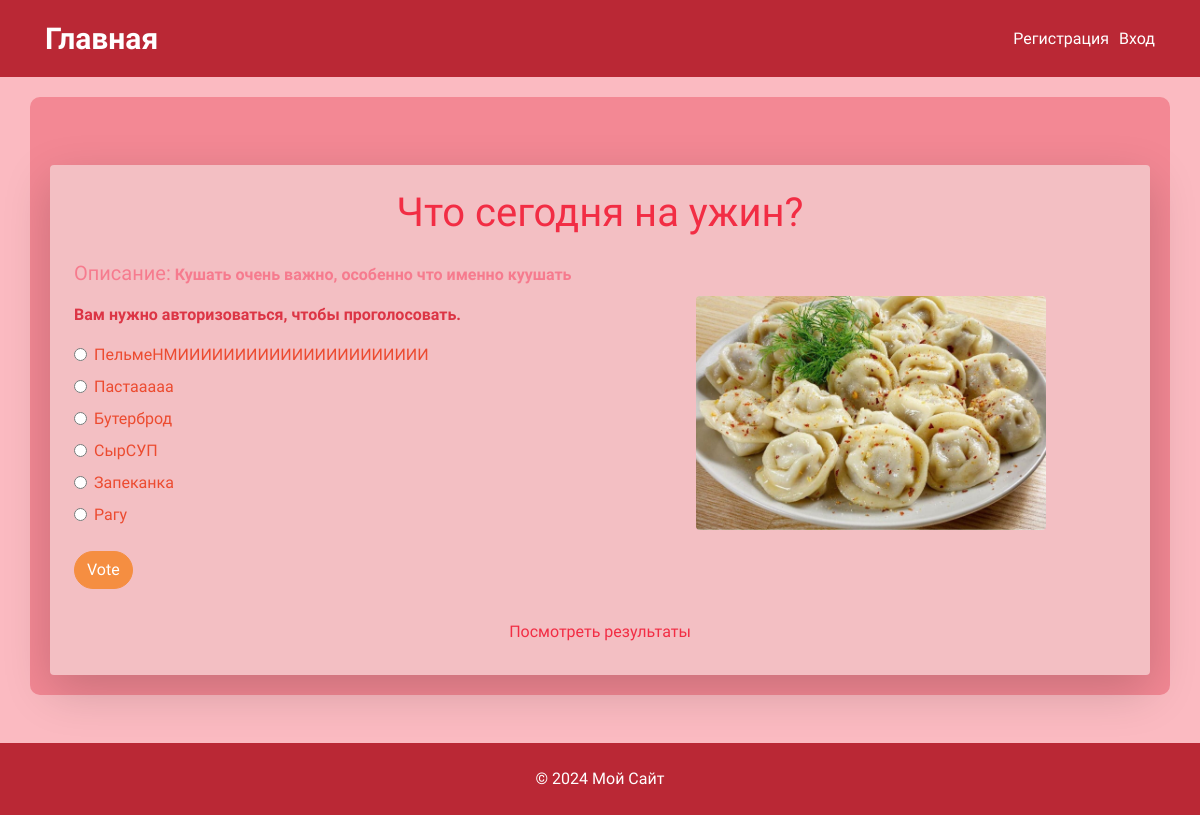
/polls/3/vote/, run on the app's committed database.
### polls/models.py (models this page shows, shortened)
class Question(models.Model):
    text = models.CharField("Вопрос",max_length=200)
    pub_date = models.DateTimeField('Дата публикации')
    short_description = models.CharField(max_length=250, null=True)
    description = models.TextField(null=True)
    image = models.ImageField(upload_to='polls/questions', blank=True)
    votes = models.IntegerField(default=0, blank=True)
    voted_by = models.ManyToManyField(User, related_name='voted_questions', blank=True)

class Choice(models.Model):
    question = models.ForeignKey(Question, on_delete=models.CASCADE)
    text = models.CharField("Вариант ответа",max_length=250)
    votes = models.IntegerField("Голоса",default=0)

### polls/views.py (the view, shortened to what this page needs)
# urls.py: path('<int:question_id>/vote/', views.vote, name='vote'),
def vote(request, question_id):
    question = get_object_or_404(Question, pk=question_id)
    if not request.user.is_authenticated:
        return render(request, 'polls/detail.html', {
            'question': question,
            'error_message': 'Вам нужно авторизоваться, чтобы проголосовать.',
        })

### polls/templates/polls/detail.html (shortened to what this page needs)
{% extends 'polls/base.html' %}
{% block content %}
<div class="container mt-5 p-4 rounded shadow-lg" style="background-color: #F3BFC3;">
    <form action="{% url 'polls:vote' question.id %}" method="post">
        <h1 class="mb-4 text-center" style="color: #F22D44;">{{ question.text }}</h1>
        <div class="row align-items-center">
            <div class="col-md-6">
                <p style="color: #f67b8e; font-weight: bold;">
                    <span class="h5">Описание:</span> {{ question.description }}
                </p>
                {% if error_message %}
                    <p class="text-danger"><b>{{ error_message }}</b></p>
                {% endif %}
                {% for choice in question.choice_set.all %}
                    <div class="form-check mb-2">
                        <input class="form-check-input" type="radio" name="choice" id="choice{{ forloop.counter }}" value="{{ choice.id }}">
                        <label class="form-check-label" for="choice{{ forloop.counter }}" style="color: #EC4B30;">
                            {{ choice.text }}
                        </label>
                    </div>
                {% endfor %}
                <button type="submit" class="btn btn-primary mt-3" style="background-color: #F58E41; border-color: #F58E41; border-radius: 20px;">
                    Vote
                </button>
            </div>
            <div class="col-md-6 text-center mb-4">
                <img class="img-fluid rounded" style="width: 350px" src="{{ question.image.url }}" alt="Картинка вопроса" style="max-width: 100%; border-radius: 15px;">
            </div>
        </div>
    </form>
    <div class="text-center mt-4">
        <a href="{% url 'polls:results' question.id %}" class="btn btn-link" style="color: #F22D44; text-decoration: none;">Посмотреть результаты</a>
    </div>
</div>
{% endblock %}

### polls/templates/polls/base.html (shortened to what this page needs)
<!DOCTYPE html>
<html lang="ru">
<head>
    <link rel="stylesheet" href="https://stackpath.bootstrapcdn.com/bootstrap/4.5.2/css/bootstrap.min.css">
</head>
<body style="min-height: 100vh;display: flex; flex-direction: column; justify-content: space-between">
    <header class="header py-3">
        <div class="container d-flex justify-content-between align-items-center">
            <a class="logo" href="{% url 'polls:index' %}">Главная</a>
            <div class="nav">
                {% if user.is_authenticated %}
                    <a class="link" href="{% url 'polls:profile' user.id %}">Профиль</a>
                    <a class="link" href="{% url 'polls:logout' %}">Выход</a>
                {% else %}
                    <a class="link" href="{% url 'polls:register' %}">Регистрация</a>
                    <a class="link" href="{% url 'polls:login' %}">Вход</a>
                {% endif %}
            </div>
        </div>
    </header>
    <main class="container main-content">
        <div>
            {% block content %}
            {% endblock %}
        </div>
    </main>
    <footer class="footer py-4 mt-5">
        <div class="container text-center">
            <p class="m-0">© 2024 Мой Сайт</p>
        </div>
    </footer>
</body>
</html>

### polls/templates/polls/base.html (style rules this page uses)
.header, .footer { background-color: #ba2835; color: #fff; }
.logo { color: #fff; font-weight: 700; font-size: 30px; }
.nav a { color: #fff; font-weight: 500; margin-left: 10px; }
.main-content { background-color: #F38894; border-radius: 10px; padding: 20px; margin-top: 20px; }

### data on the page
Question: text "Что сегодня на ужин?", description "Кушать очень важно, особенно что именно куушать", image (picture)
Choice: text "ПельмеНМИИИИИИИИИИИИИИИИИИИИИИ"
Choice: text "Пастааааа"
Choice: text "Бутерброд"
Choice: text "СырСУП"
Choice: text "Запеканка"
Choice: text "Рагу"

### other printed values
{{ error_message }} "Вам нужно авторизоваться, чтобы проголосовать."
